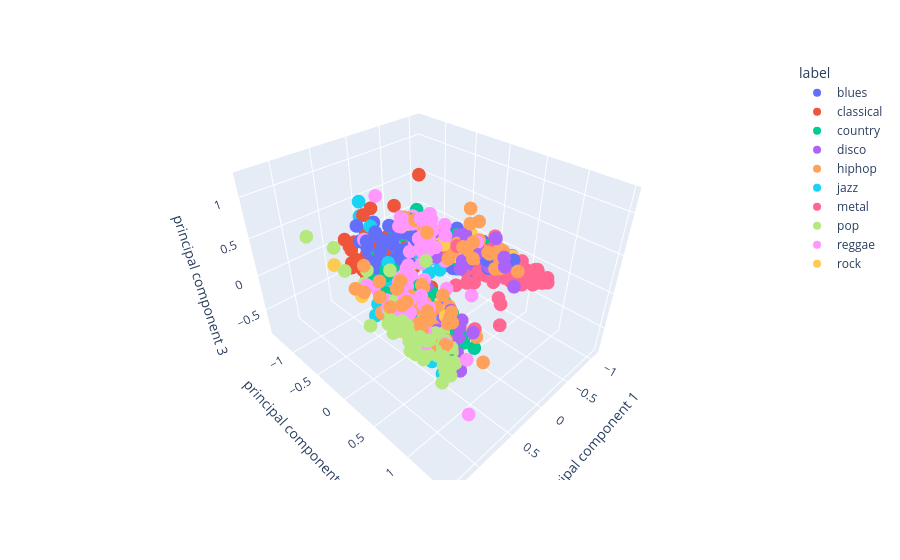

The cell this chart's notebook holds for it:
### Code cell
import plotly.express as px
#plt.figure(figsize = (16, 9))
fig = px.scatter_3d(finalDf,
                   x = "principal component 1", y = "principal component 2", 
                   z = "principal component 3", color = "label", 
                   hover_data = ['filename']
                )
fig.show()
# plt.title('PCA on Genres', fontsize = 25)
# plt.xticks(fontsize = 14)
# plt.yticks(fontsize = 10);
# plt.xlabel("Principal Component 1", fontsize = 15)
# plt.ylabel("Principal Component 2", fontsize = 15)
# plt.savefig("PCA Scattert.jpg")
